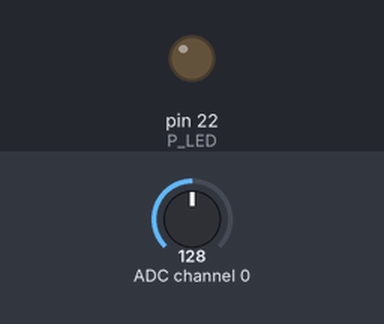
This program was run on a simulated Raspberry Pi (header pin numbers). Shown: output pins drawn as LEDs (lit = HIGH). The test bench sets the inputs (shaded band); at power-on: ADC channel 0 = 128 (analog values on the 0–255 scale).

Above: at 1.5 s.
1.6 s: ADC channel 0 set to 29
4.6 s: ADC channel 0 set to 23
At 5.4 s:
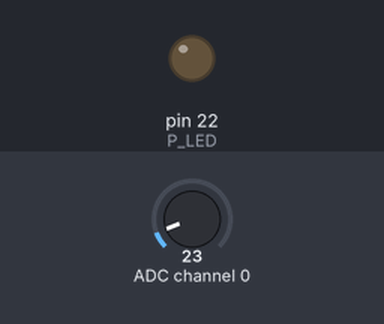
6.2 s: ADC channel 0 set to 28
At 6.78 s:
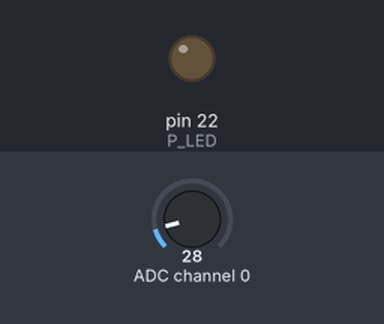
9.2 s: ADC channel 0 set to 22
At 10.4 s:
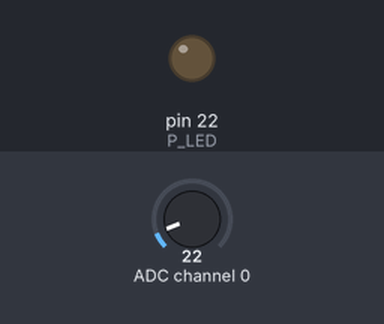
Timing chart, 0 to 11.8 s (numbered marks = the images above; inputs shaded):
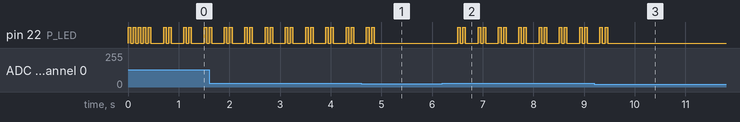

Measured:
- after the input at 4.6 s, pin 22 (P_LED): goes on until 4.9 s, then stays LOW
- after the input at 6.2 s, pin 22 (P_LED): LOW → HIGH after 0.31 s, then repeats every 0.40 s: LOW 0.05 s, HIGH 0.05 s, LOW 0.25 s, HIGH 0.05 s
- after the input at 9.2 s, pin 22 (P_LED): goes on until 9.5 s, then stays LOW
- by itself, pin 22 (P_LED): repeats every 0.40 s: LOW 0.25 s, HIGH 0.05 s, LOW 0.05 s, HIGH 0.05 s

The program:

Infrared1.py
```python
# Infrared1.py
# using the PCF8591 ADC

import smbus
import time
import RPi.GPIO as GPIO


P_LED = 22
TRIGGER_LEVEL = 25
DT = 0.2

def setup():
    GPIO.setmode(GPIO.BOARD)
    GPIO.setup(P_LED, GPIO.OUT)

def beep(n):
    for i in range(n):
        GPIO.output(P_LED, GPIO.HIGH)
        time.sleep(0.05)
        GPIO.output(P_LED, GPIO.LOW)
        time.sleep(0.05)

bus = smbus.SMBus(1)  # RPi revision 2 (0 for revision 1)
i2c_address = 0x48
setup()
beep(3) # to say we are ready
while True:
    data = bus.read_byte_data(i2c_address, 0) # read ch0
    if data > TRIGGER_LEVEL:
        beep(2)
    time.sleep(DT)
```
